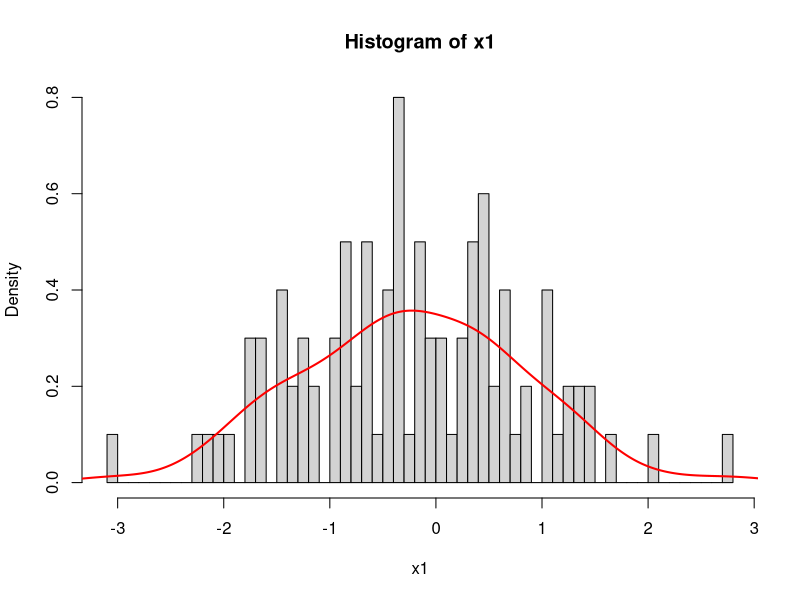
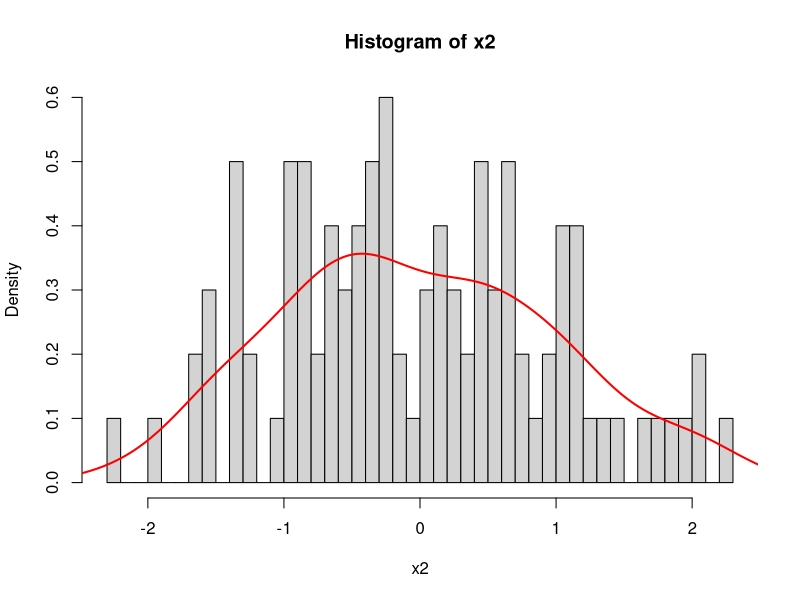
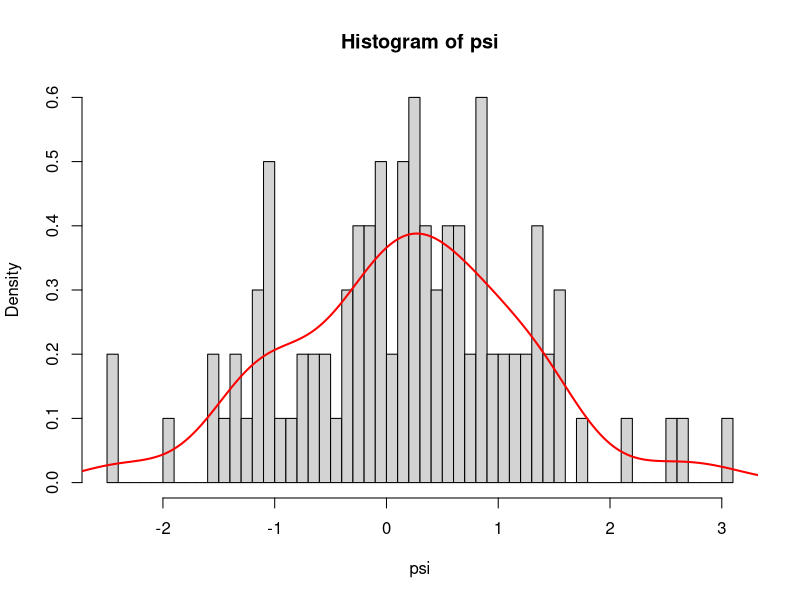
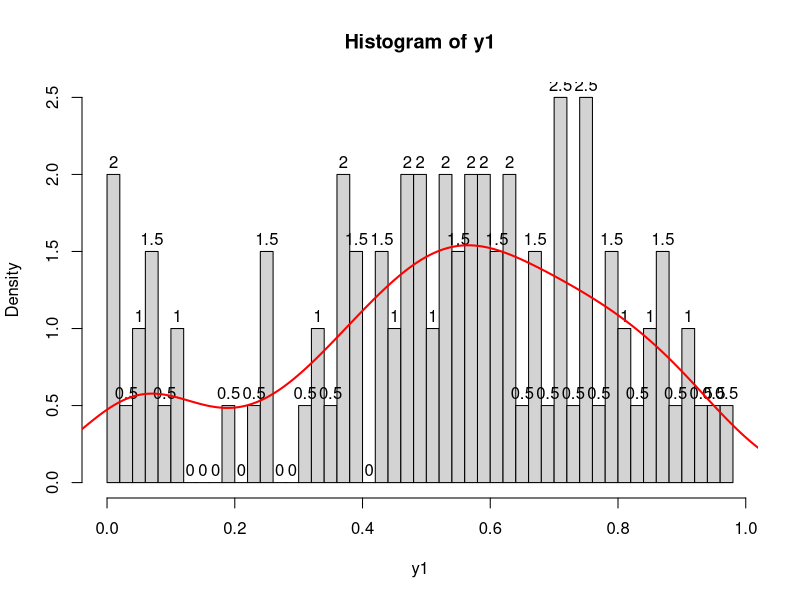
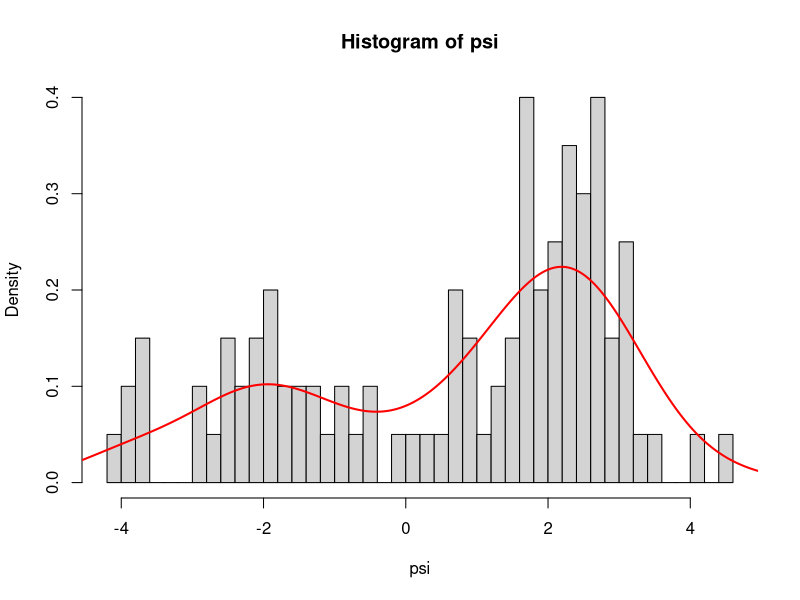

Source code (R) for these figures, in order: (Note: this script raises an error after producing the figures.)
#==================================================
# Import packages
#==================================================
library(openxlsx)



#==================================================
# Generating covariate
#==================================================
n = 100

x1 = rnorm(n)
hist(x1, nclass = 50, freq = FALSE)
lines(density(x1), col = "red", lwd = 2)

x2 = rnorm(n)
hist(x2, nclass = 50, freq = FALSE)
lines(density(x2), col = "red", lwd = 2)



#==================================================
# Standard Normal (Scenario 1)
#==================================================
psi = rnorm(n)
hist(psi, nclass = 50, freq = FALSE)
lines(density(psi), col = "red", lwd = 2)

beta0 = 0.1
beta1 = 0.3
beta2 = 0.2
logit_mu = beta0 + beta1*x1 + beta2*x2 + psi
mu = exp(logit_mu) / (1 + exp(logit_mu))

gamma0 = 5
gamma1 = 2
ln.phi = gamma0 + gamma1*x1
phi = exp(ln.phi)

y1 = c()
for (i in 1:n) {
  y1[i] = rbeta(1, phi[i]*mu[i], phi[i]*(1 - mu[i]))
}
hist(y1, nclass = 50, labels = T, freq = F)
lines(density(y1), col = "red", lwd = 2)


# Save data
data1 <- data.frame(y = y1, x1 = x1, x2 = x2)
write.xlsx(data1, file = "path", rowNames = FALSE)



#==================================================
# Mixture Normal (Scenario 2)
#==================================================
u = runif(n)
psi = c()
for(i in 1:n){
  if(u[i] < 0.3){
    psi[i] = rnorm(1, -2, 1)
  }else{
    psi[i] = rnorm(1, 2, 1)
  }
}
hist(psi, nclass = 50, freq = FALSE)
lines(density(psi), col = "red", lwd = 2)

beta0 = 0.1
beta1 = 0.3
beta2 = 0.2
logit_mu = beta0 + beta1*x1 + beta2*x2 + psi
mu = exp(logit_mu) / (1 + exp(logit_mu))

gamma0 = 5
gamma1 = 2
ln.phi = gamma0 + gamma1*x1
phi = exp(ln.phi)

y2 = c()
for (i in 1:n) {
  y1[i] = rbeta(1, phi[i]*mu[i], phi[i]*(1 - mu[i]))
}
hist(y2, nclass = 50, labels = T, freq = F)
lines(density(y2), col = "red", lwd = 2)


# Save data
data1 <- data.frame(y = y2, x1 = x1, x2 = x2)
write.xlsx(data1, file = "Path", rowNames = FALSE)